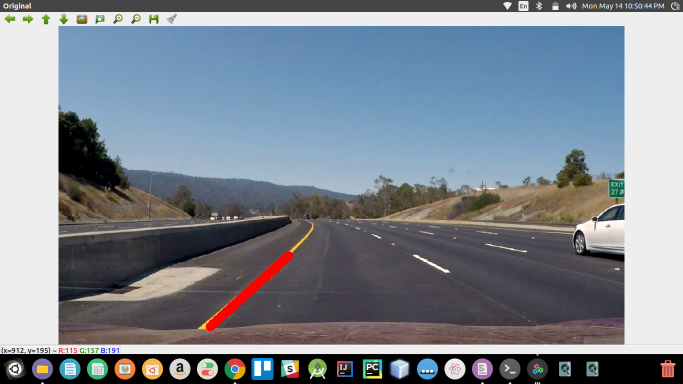
#> input picture Lane-Detect.png, 1366 x 768 px, given in place of project_video.mp4, which was not available (shown at 1/2 size)
$ python OpenCV-ROS-Task.py
#> lines starting #> are read from the running program, lines starting #| are printed output that depends on the picture; after the words box and inside, x2 and y2 are one past the last pixel; in counts of white or black regions, pixels touching at a corner belong together; pictures that were not available may be replaced by others from this repository, and a replacement may not be noted
import cv2
import numpy as np


cap=cv2.VideoCapture('project_video.mp4')
k=1

while True:
	ret,frame=cap.read()
#> frame is the input picture: shape (768, 1366, 3); mean B, G, R 144.6, 134.5, 126.2


	rows,cols = frame.shape[0:2]
#> rows = 768; cols = 1366
	bottom_left  = [cols*0.1, rows*0.95]
#> bottom_left = [136.6, 729.6]
	top_left     = [cols*0.45, rows*0.6]
#> top_left = [614.7, 460.8]
	bottom_right = [cols*1, rows*0.92]
#> bottom_right = [1366, 706.6]
	corner		 = [cols*1, rows*0.65]
#> corner = [1366, 499.2]
	top_right    = [cols*0.7, rows*0.6]
#> top_right = [956.2, 460.8]

	vertices = np.array([[bottom_left, top_left, top_right, corner,bottom_right]], dtype=np.int32)

	mask = np.zeros_like(frame)
	if len(mask.shape)==2:
		cv2.fillPoly(mask, vertices, 255)
	else:
		cv2.fillPoly(mask, vertices, (255,)*mask.shape[2])
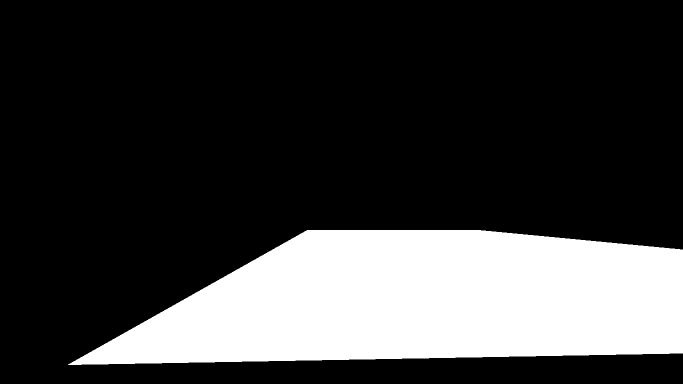
#> mask: shape (768, 1366, 3) (shown at 1/2 size); 23.4% white; 1 white region, box (x1, y1, x2, y2) and area: (136, 460, 1366, 730) 245534
	roi=cv2.bitwise_and(frame,mask)
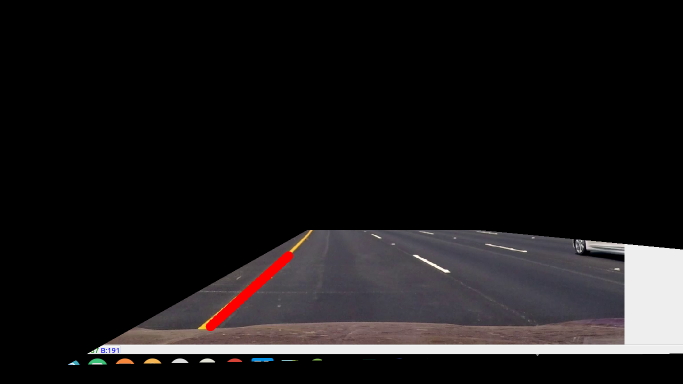
#> roi: shape (768, 1366, 3) (shown at 1/2 size); mean B, G, R 24.7, 23.9, 26.3

	hsv=cv2.cvtColor(roi,cv2.COLOR_BGR2HSV)
#> hsv: shape (768, 1366, 3); mean H, S, V 18.8, 7.6, 27.1
	lower_yellow=np.array([8,152,205])
	upper_yellow=np.array([42,252,255])
	lower_white=np.array([2,0,200])
	upper_white=np.array([46,21,255])
	yellow=cv2.inRange(hsv,lower_yellow,upper_yellow)
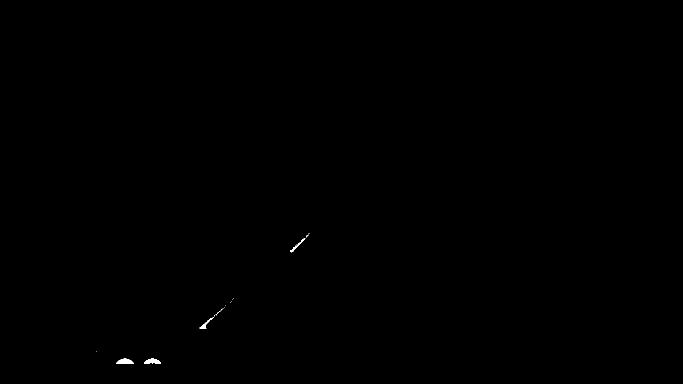
#> yellow: shape (768, 1366) (shown at 1/2 size); 0.08% white; 24 white regions (20 under 20 px), largest, box (x1, y1, x2, y2) and area: (232, 717, 268, 728) 256, (288, 717, 322, 727) 228, (398, 634, 427, 658) 140, (580, 476, 611, 505) 123
	white=cv2.inRange(hsv,lower_white,upper_white)
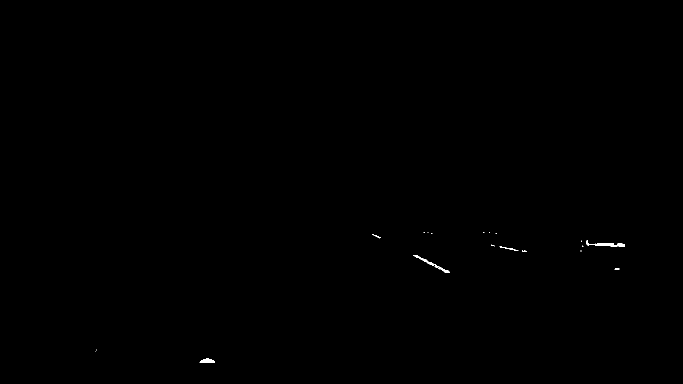
#> white: shape (768, 1366) (shown at 1/2 size); 0.09% white; 22 white regions (16 under 20 px), largest, box (x1, y1, x2, y2) and area: (1173, 481, 1249, 494) 333, (827, 510, 900, 545) 279, (399, 717, 430, 725) 175, (1000, 493, 1037, 501) 63, (744, 469, 762, 477) 35, (1044, 501, 1054, 504) 23

	yellow_and_white=yellow+white
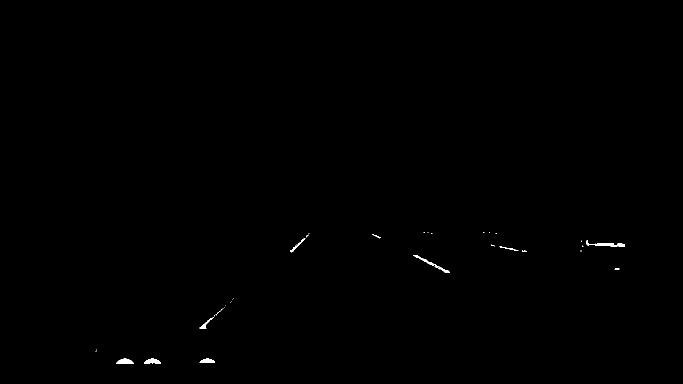
#> yellow_and_white: shape (768, 1366) (shown at 1/2 size); 0.17% white; 45 white regions (35 under 20 px), largest, box (x1, y1, x2, y2) and area: (1173, 481, 1249, 494) 333, (827, 510, 900, 545) 279, (232, 717, 268, 728) 256


	#gray=cv2.cvtColor(yellow_and_white,cv2.COLOR_BGR2GRAY)
	blur=cv2.GaussianBlur(yellow_and_white, (3, 3), 0)
	canny_edge=cv2.Canny(blur,50,150)
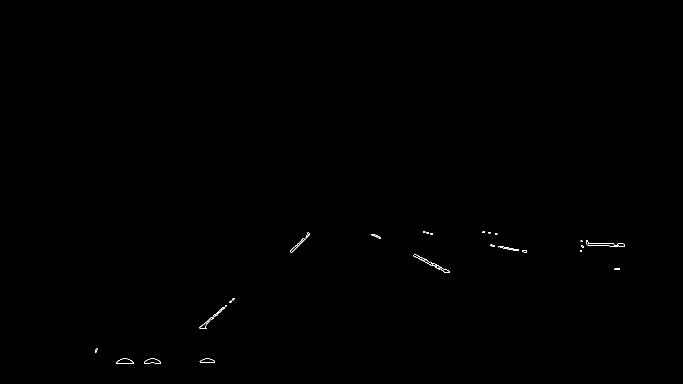
#> canny_edge: shape (768, 1366) (shown at 1/2 size); 0.12% white in thin lines or dots, all inside (x1, y1, x2, y2) = (190, 463, 1249, 728)

	cv2.namedWindow('Original',cv2.WINDOW_NORMAL)
	cv2.namedWindow('Canny Edge',cv2.WINDOW_NORMAL)
	cv2.namedWindow('ROI',cv2.WINDOW_NORMAL)
	# [14 lines of commented-out code are left out]
	cv2.imshow('ROI',roi)

	#print canny_edge.shape
	#print mask.shape

	lines=cv2.HoughLinesP(canny_edge,rho=1,theta=np.pi/180,threshold=10,minLineLength=20,maxLineGap=1000)
#> lines = 37 rows, first 6: [846, 464, 1235, 539], [232, 727, 429, 724], [848, 463, 1238, 538], [1174, 489, 1248, 493], [584, 504, 618, 470], [743, 469, 897, 541]

	# [7 lines of commented-out code are left out]
	for x1,y1,x2,y2 in lines[0]:
		m=(x2-x1)/(y2-y1)
		c=y1-m*x1
		cv2.line(frame,(x1,y1),(x2,y2),(0,0,255),20)
		if m>0:
			cv2.line(frame,(x1,y1),(x2,y2),(0,0,255),20)
#> this loop made 1 pass
#> (x1, y1, x2, y2, m, c) on pass 1: (846, 464, 1235, 539, 5.19, -3923.9)
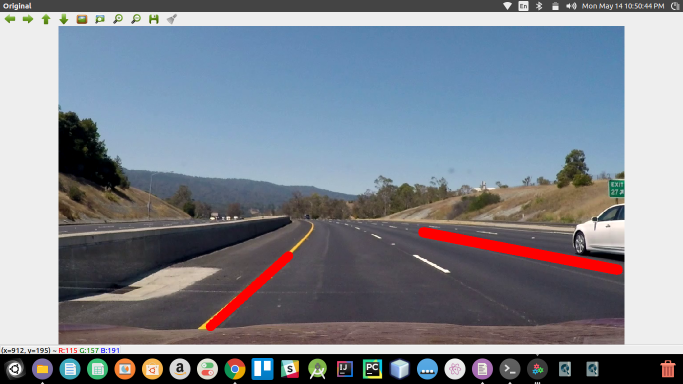
#> frame: shape (768, 1366, 3) (shown at 1/2 size); 0.82% of pixels changed, all inside (x1, y1, x2, y2) = (836, 454, 1246, 550)


	cv2.imshow('Canny Edge',canny_edge)
	cv2.imshow('Original',frame)

	#print m
	#print c

	if cv2.waitKey(20) & 0xFF ==27:
#> (key Esc is pressed here)
		break
cap.release()
cv2.destroyAllWindows()
